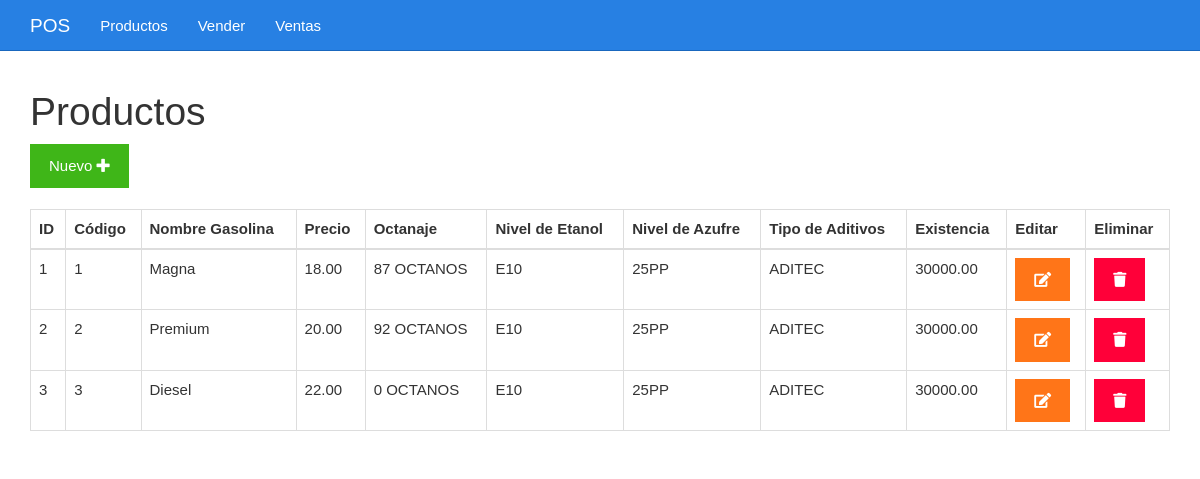
The app's page /listar.php with its own data.
### tables this page shows
CREATE TABLE `tbl_articulos` (
  `idGasolina` bigint(20) UNSIGNED NOT NULL,
  `codigo` varchar(255) NOT NULL,
  `nombreGasolina` varchar(50) NOT NULL,
  `precio` decimal(10,2) NOT NULL,
  `octanaje` varchar(50) NOT NULL,
  `nivelEtanol` varchar(50) NOT NULL,
  `nivelAzufre` varchar(50) NOT NULL,
  `tipoAditivos` varchar(50) NOT NULL,
  `existencia` decimal(10,2) NOT NULL
);

### listar.php (the view)
<?php include_once "encabezado.php" ?>
<?php
include_once "base_de_datos.php";
$sentencia = $base_de_datos->query("SELECT * FROM tbl_articulos;");
$productos = $sentencia->fetchAll(PDO::FETCH_OBJ);
?>
	<div class="col-xs-12">
		<h1>Productos</h1>
		<div>
			<a class="btn btn-success" href="./formulario.php">Nuevo <i class="fa fa-plus"></i></a>
		</div>
		<br>
		<table class="table table-bordered">
			<thead>
				<tr>
					<th>ID</th>
					<th>Código</th>
					<th>Nombre Gasolina</th>
					<th>Precio</th>
					<th>Octanaje</th>
					<th>Nivel de Etanol</th>
					<th>Nivel de Azufre</th>
					<th>Tipo de Aditivos</th>
					<th>Existencia</th>
					<th>Editar</th>
					<th>Eliminar</th>
				</tr>
			</thead>
			<tbody>
				<?php foreach($productos as $producto){ ?>
				<tr>
					<td><?php echo $producto->idGasolina ?></td>
					<td><?php echo $producto->codigo ?></td>
					<td><?php echo $producto->nombreGasolina ?></td>
					<td><?php echo $producto->precio?></td>
					<td><?php echo $producto->octanaje ?></td>
					<td><?php echo $producto->nivelEtanol ?></td>
					<td><?php echo $producto->nivelAzufre ?></td>
					<td><?php echo $producto->tipoAditivos ?></td>
					<td><?php echo $producto->existencia ?></td>
					<td><a class="btn btn-warning" href="<?php echo "editar.php?id=" . $producto->idGasolina?>"><i class="fa fa-edit"></i></a></td>
					<td><a class="btn btn-danger" href="<?php echo "eliminar.php?id=" . $producto->idGasolina?>"><i class="fa fa-trash"></i></a></td>
				</tr>
				<?php } ?>
			</tbody>
		</table>
	</div>
<?php include_once "pie.php" ?>

### encabezado.php (shortened to what this page needs)
<!DOCTYPE html>
<html lang="es">
<head>
	<link rel="stylesheet" href="./css/fontawesome-all.min.css">
	<link rel="stylesheet" href="./css/2.css">
	<link rel="stylesheet" href="./css/estilo.css">
</head>
<body>
	<nav class="navbar navbar-inverse navbar-fixed-top">
		<div class="container">
			<div class="navbar-header">
				<a class="navbar-brand" href="#">POS</a>
			</div>
			<div id="navbar" class="collapse navbar-collapse">
				<ul class="nav navbar-nav">
					<li><a href="./listar.php">Productos</a></li>
					<li><a href="./vender.php">Vender</a></li>
					<li><a href="./ventas.php">Ventas</a></li>
				</ul>
			</div>
		</div>
	</nav>
	<div class="container">
		<div class="row">

### pie.php
		</div>
	</div>
</body>
</html>

### css/estilo.css (style rules this page uses)
body { padding-top: 70px; }

### records on screen
tbl_articulos: idGasolina "1", codigo "1", nombreGasolina "Magna", precio "18.00", octanaje "87 OCTANOS", nivelEtanol "E10", nivelAzufre "25PP", tipoAditivos "ADITEC", existencia "30000.00"
tbl_articulos: idGasolina "2", codigo "2", nombreGasolina "Premium", precio "20.00", octanaje "92 OCTANOS", nivelEtanol "E10", nivelAzufre "25PP", tipoAditivos "ADITEC", existencia "30000.00"
tbl_articulos: idGasolina "3", codigo "3", nombreGasolina "Diesel", precio "22.00", octanaje "0 OCTANOS", nivelEtanol "E10", nivelAzufre "25PP", tipoAditivos "ADITEC", existencia "30000.00"
